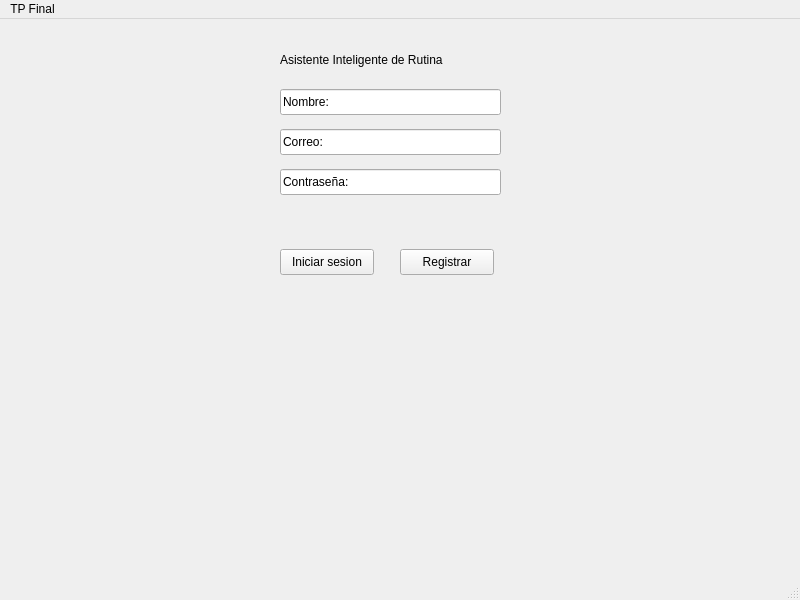
<?xml version="1.0" encoding="UTF-8"?>
<ui version="4.0">
 <class>MainWindow</class>
 <widget class="QMainWindow" name="MainWindow">
  <property name="geometry">
   <rect>
    <x>0</x>
    <y>0</y>
    <width>800</width>
    <height>600</height>
   </rect>
  </property>
  <property name="windowTitle">
   <string>MainWindow</string>
  </property>
  <widget class="QWidget" name="centralwidget">
   <widget class="QPushButton" name="btnLogin">
    <property name="geometry">
     <rect>
      <x>280</x>
      <y>230</y>
      <width>94</width>
      <height>26</height>
     </rect>
    </property>
    <property name="text">
     <string>Iniciar sesion</string>
    </property>
   </widget>
   <widget class="QLabel" name="lblTitulo">
    <property name="geometry">
     <rect>
      <x>280</x>
      <y>-10</y>
      <width>211</width>
      <height>101</height>
     </rect>
    </property>
    <property name="text">
     <string>Asistente Inteligente de Rutina</string>
    </property>
   </widget>
   <widget class="QLineEdit" name="txtNombre">
    <property name="geometry">
     <rect>
      <x>280</x>
      <y>70</y>
      <width>221</width>
      <height>26</height>
     </rect>
    </property>
    <property name="text">
     <string>Nombre: </string>
    </property>
   </widget>
   <widget class="QLineEdit" name="txtMail">
    <property name="geometry">
     <rect>
      <x>280</x>
      <y>110</y>
      <width>221</width>
      <height>26</height>
     </rect>
    </property>
    <property name="text">
     <string>Correo: </string>
    </property>
   </widget>
   <widget class="QLineEdit" name="txtPass">
    <property name="geometry">
     <rect>
      <x>280</x>
      <y>150</y>
      <width>221</width>
      <height>26</height>
     </rect>
    </property>
    <property name="text">
     <string>Contraseña: </string>
    </property>
   </widget>
   <widget class="QPushButton" name="btnRegistro">
    <property name="geometry">
     <rect>
      <x>400</x>
      <y>230</y>
      <width>94</width>
      <height>26</height>
     </rect>
    </property>
    <property name="text">
     <string>Registrar</string>
    </property>
   </widget>
   <widget class="QLabel" name="lblError">
    <property name="geometry">
     <rect>
      <x>260</x>
      <y>290</y>
      <width>261</width>
      <height>31</height>
     </rect>
    </property>
    <property name="text">
     <string/>
    </property>
   </widget>
  </widget>
  <widget class="QMenuBar" name="menubar">
   <property name="geometry">
    <rect>
     <x>0</x>
     <y>0</y>
     <width>800</width>
     <height>23</height>
    </rect>
   </property>
   <widget class="QMenu" name="menuTP_Final">
    <property name="title">
     <string>TP Final</string>
    </property>
   </widget>
   <addaction name="menuTP_Final"/>
  </widget>
  <widget class="QStatusBar" name="statusbar"/>
 </widget>
 <resources/>
 <connections/>
 <slots>
  <slot>presionar()</slot>
 </slots>
</ui>
